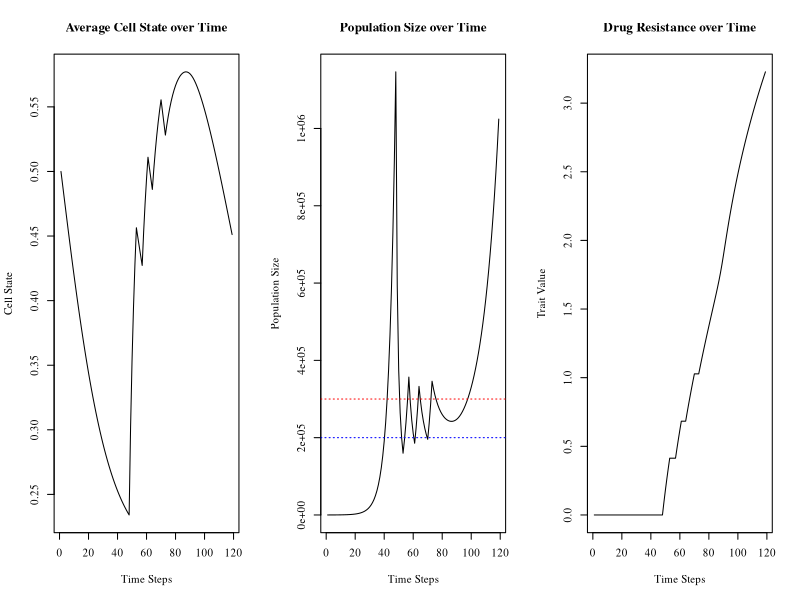

Generate this figure with R:
#Code written by Anuraag Bukkuri, expanded from code provided in "Advancing population ecology with integral projection models: a practical guide" - Merow et al 2013

params = data.frame(
  txon = FALSE,
  endtx = 160)

varG = .05
varF = .05
lexp = 1.5
beta = 1.5 
evolv = 1
natd = .01*evolv
bex = -.6

ti = 0
vpar1 = .01
vpar2 = .3
vpar3 = .4
plotstop = 0
starttx=0
min = 0
max = 1
n = 100
thrh = 3e5
thrl = 2e5
tol = 1e-8
bc = min + c(0:n) * (max - min)/n
y = 0.5 * (bc[1:n] + bc[2:(n+1)])
h = y[2] - y[1]

Nt = rnorm(n,.5,0)
sim_steps = params$endtx-1
v = 0

popsize = vector(,sim_steps)
evoldyn = vector(,sim_steps)
avgtemp = vector(,length(y))
avgplot = vector(,sim_steps)

for (i in 1:sim_steps) {
  
  total_cells = sum(Nt)
  Ntnorm = Nt / total_cells
  popsize[i] = total_cells
  evoldyn[i] = v
  for (j in 1:length(y)) {avgtemp[j] = y[j] * Ntnorm[j]}
  avgcell = sum(avgtemp)
  avgplot[i] = avgcell
  
  if (i>=48 && total_cells>thrh && params$txon==FALSE){starttx=i
  params$txon=TRUE} #starting tx
  
  if ((params$txon==TRUE && total_cells<thrl)){params$txon=FALSE} #tx period
  
  if ((total_cells>popsize[i-1] && params$txon==TRUE && ti==0 && i>starttx||total_cells<10)){ti = i} #treatment failure
  
  if ((total_cells>1e6 && params$txon==TRUE && i>starttx+5||total_cells<10)){plotstop=i
  break} #time to progression
  
  if (params$txon==TRUE) {m=1}
  else {m=0}
  
  l.x = function(x, params) {exp(lexp*x)}
  
  b.x = function(x, params) {.3*exp(bex*x)}
  
  s.x = function(x, params) {
    return(1-natd-m/(l.x(x,params=params)+beta*v))}
  
  s.x2 = function(x, params) {
    return(1-natd-m/(l.x(x,params=params)+beta*(v+.00001)))}
  
  g.yx = function(xp, x, params) {dnorm(xp,mean=x,sd= varG)}
  
  f.yx = function(xp, x, params) {dnorm(xp,mean=x,sd= varF)}
  
  dsdv <-outer(y, y, function(xp,x,params) {beta*m/(beta*v+exp(lexp*x))^2}, params=params)
  
  dkds <-outer(y, y, function(xp,x,params) {g.yx(xp,x,params)},params=params)
  
  
  F = h*outer(y, y, f.yx, params=params)
  B = b.x(y, params=params)
  G = h*outer(y, y, g.yx, params=params)
  S = s.x(y, params=params)
  Q = F
  P = G
  for (j in 1:n) {
    Q[, j] = F[, j] * B[j]
    P[, j] = G[, j] * S[j]
  }
  
  #Low state eviction
  for (j in 1:(n / 2)) {
    F[1, j] <- F[1, j] + 1 - sum(F[, j])
    Q[, j] <- F[, j] * B[j]
    G[1, j] <- G[1, j] + 1 - sum(G[, j])
    P[, j] <- G[, j] * S[j]
  }
  
  #High state eviction
  for (j in (n / 2 + 1):n) {
    F[n, j] <- F[n, j] + 1 - sum(F[, j])
    Q[, j] <- F[, j] * B[j]
    G[n, j] <- G[n, j] + 1 - sum(G[, j])
    P[, j] <- G[, j] * S[j]
  }
  
  K = P + Q
  Nt1 = K %*% Nt
  Nt = Nt1
  
  lam <- abs(eigen(K)$values[1])
  w.eigen <- abs(eigen(K)$vectors[, 1])
  stable.dist <- w.eigen/sum(w.eigen)
  v.eigen <- abs(eigen(t(K))$vectors[, 1])
  repro.val <- v.eigen/v.eigen[1]
  v.dot.w = sum(stable.dist * repro.val) * h
  sens = outer(repro.val, stable.dist)/v.dot.w
  
  sensv <- sum(sens*(dkds * dsdv)) * h ^ 2
  v <- v + evolv * sum(sensv) / lam
}

par(mfrow = c(1, 3))
plot(avgplot[-c(plotstop+1:params$endtx)],xlab = "Time Steps",ylab='Cell State',type = 'l',main = 'Average Cell State over Time',family='serif')
plot(popsize[-c(plotstop+1:params$endtx)],xlab = "Time Steps",ylab = 'Population Size',main = 'Population Size over Time',type = 'l',family='serif')
abline(h=thrh,col='red',lty=3)
abline(h=thrl,col='blue',lty=3)
plot(evoldyn[-c(plotstop+1:params$endtx)],xlab = "Time Steps",ylab = 'Trait Value',main = 'Drug Resistance over Time',type = 'l',family='serif')
